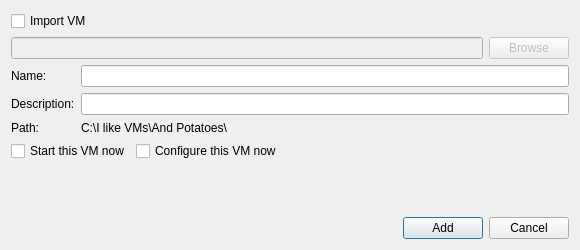
<?xml version="1.0" encoding="UTF-8"?>
<ui version="4.0">
 <class>addVM</class>
 <widget class="QDialog" name="addVM">
  <property name="windowModality">
   <enum>Qt::ApplicationModal</enum>
  </property>
  <property name="geometry">
   <rect>
    <x>0</x>
    <y>0</y>
    <width>580</width>
    <height>250</height>
   </rect>
  </property>
  <property name="windowTitle">
   <string>Add VM</string>
  </property>
  <layout class="QVBoxLayout" name="verticalLayout">
   <item>
    <widget class="QCheckBox" name="importCheckbox">
     <property name="text">
      <string>Import VM</string>
     </property>
    </widget>
   </item>
   <item>
    <layout class="QHBoxLayout" name="horizontalLayout">
     <item>
      <widget class="QLineEdit" name="lineEdit">
       <property name="enabled">
        <bool>false</bool>
       </property>
      </widget>
     </item>
     <item>
      <widget class="QPushButton" name="browseImport">
       <property name="enabled">
        <bool>false</bool>
       </property>
       <property name="text">
        <string>Browse</string>
       </property>
      </widget>
     </item>
    </layout>
   </item>
   <item>
    <layout class="QFormLayout" name="formLayout">
     <item row="0" column="0">
      <widget class="QLabel" name="nameLabel">
       <property name="text">
        <string>Name:</string>
       </property>
      </widget>
     </item>
     <item row="0" column="1">
      <widget class="QLineEdit" name="lineEdit_2"/>
     </item>
     <item row="1" column="0">
      <widget class="QLabel" name="descriptionLabel">
       <property name="text">
        <string>Description:</string>
       </property>
      </widget>
     </item>
     <item row="1" column="1">
      <widget class="QLineEdit" name="lineEdit_3"/>
     </item>
     <item row="2" column="0">
      <widget class="QLabel" name="label_3">
       <property name="text">
        <string>Path:</string>
       </property>
      </widget>
     </item>
     <item row="2" column="1">
      <widget class="QLabel" name="vmPathLabel">
       <property name="text">
        <string>C:\I like VMs\And Potatoes\</string>
       </property>
      </widget>
     </item>
    </layout>
   </item>
   <item>
    <layout class="QHBoxLayout" name="horizontalLayout_2">
     <item>
      <widget class="QCheckBox" name="startVMcheck">
       <property name="text">
        <string>Start this VM now</string>
       </property>
      </widget>
     </item>
     <item>
      <widget class="QCheckBox" name="configureCheck">
       <property name="text">
        <string>Configure this VM now</string>
       </property>
      </widget>
     </item>
     <item>
      <spacer name="horizontalSpacer">
       <property name="orientation">
        <enum>Qt::Horizontal</enum>
       </property>
       <property name="sizeHint" stdset="0">
        <size>
         <width>40</width>
         <height>20</height>
        </size>
       </property>
      </spacer>
     </item>
    </layout>
   </item>
   <item>
    <spacer name="verticalSpacer">
     <property name="orientation">
      <enum>Qt::Vertical</enum>
     </property>
     <property name="sizeHint" stdset="0">
      <size>
       <width>20</width>
       <height>4</height>
      </size>
     </property>
    </spacer>
   </item>
   <item>
    <layout class="QHBoxLayout" name="horizontalLayout_3">
     <item>
      <spacer name="horizontalSpacer_2">
       <property name="orientation">
        <enum>Qt::Horizontal</enum>
       </property>
       <property name="sizeHint" stdset="0">
        <size>
         <width>40</width>
         <height>20</height>
        </size>
       </property>
      </spacer>
     </item>
     <item>
      <widget class="QPushButton" name="addButton">
       <property name="text">
        <string>Add</string>
       </property>
       <property name="default">
        <bool>true</bool>
       </property>
      </widget>
     </item>
     <item>
      <widget class="QPushButton" name="cancelButton">
       <property name="text">
        <string>Cancel</string>
       </property>
      </widget>
     </item>
    </layout>
   </item>
  </layout>
 </widget>
 <resources/>
 <connections/>
</ui>
